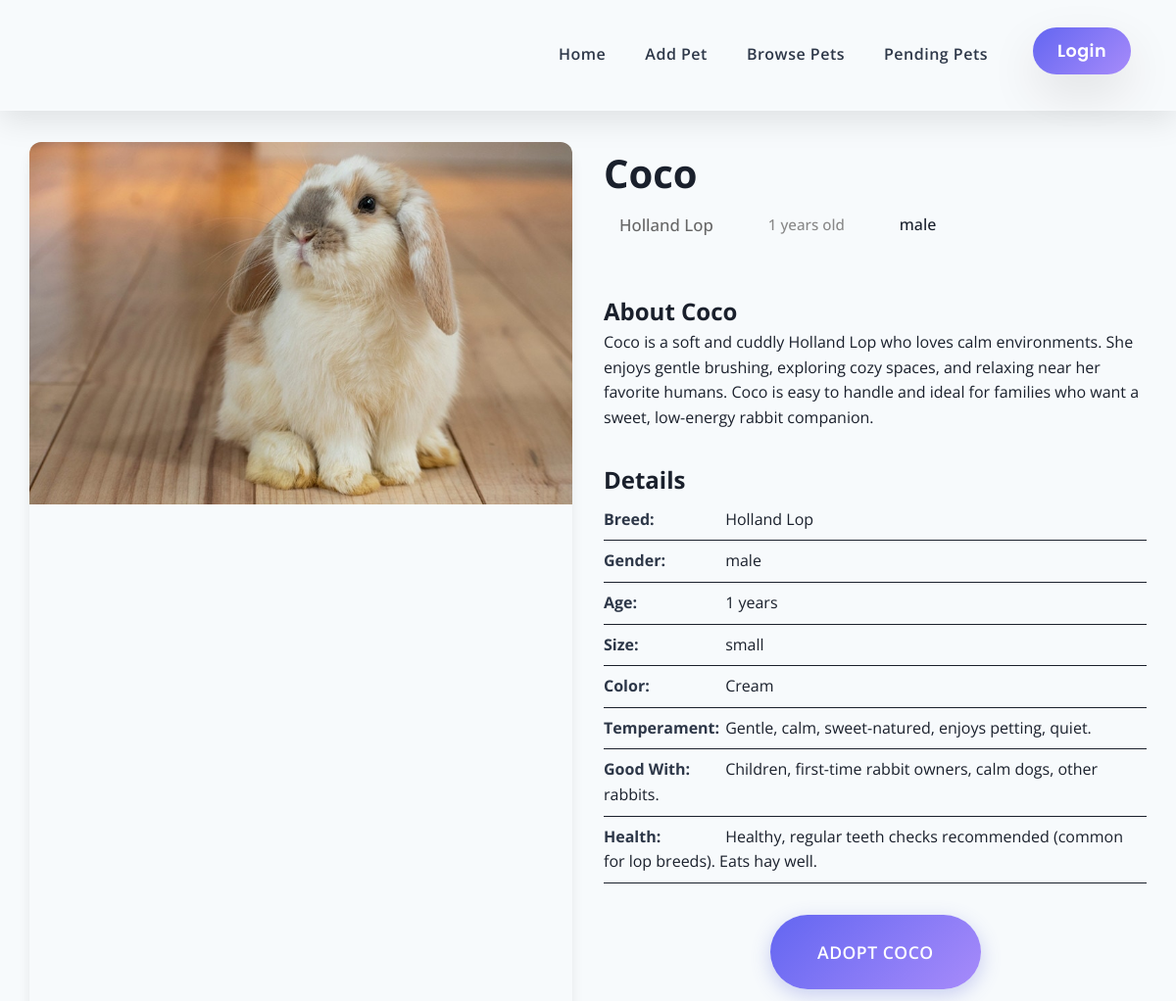
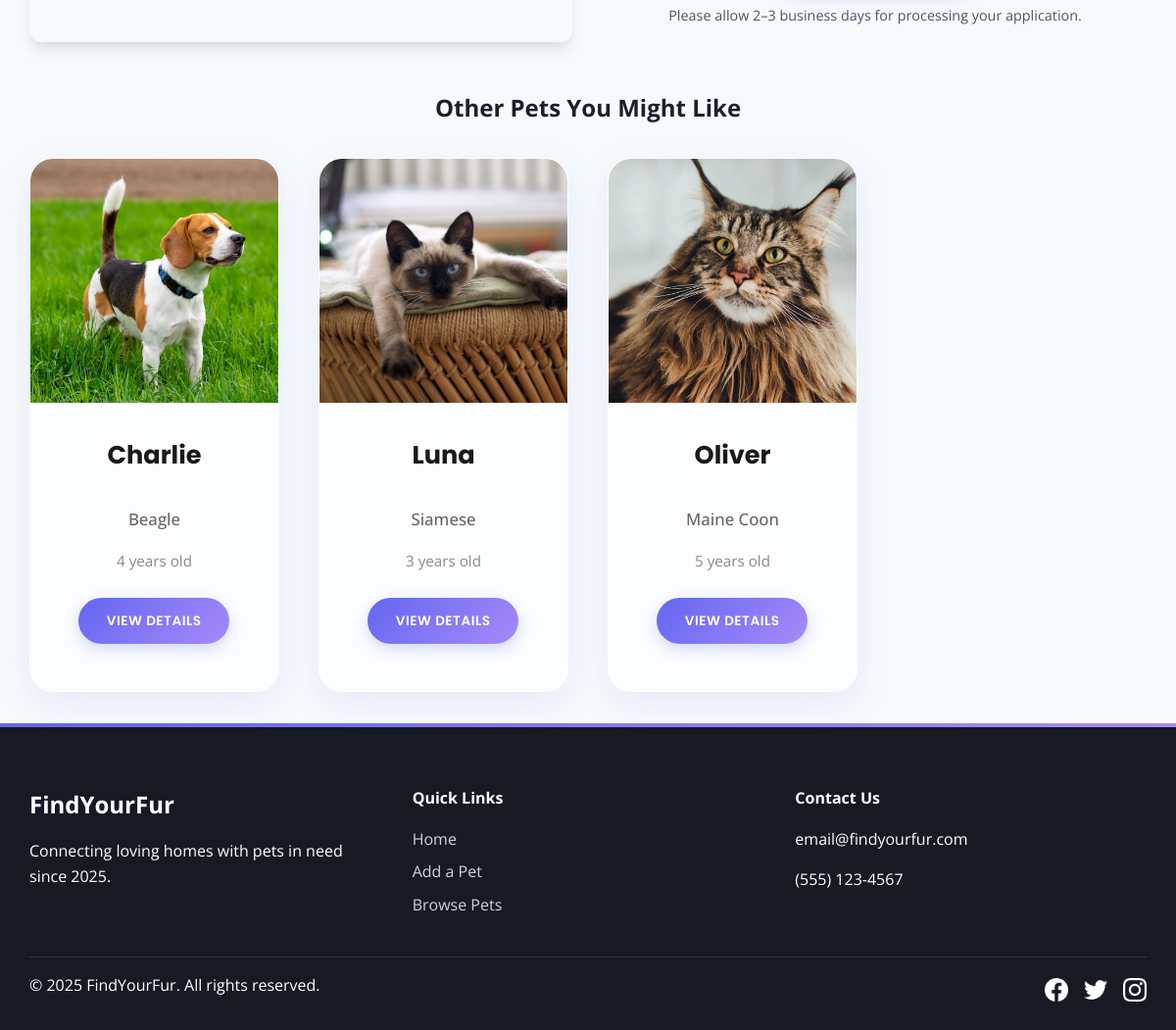
Screenshot of /pet-details.php?id=13 with the database file from the repository (2 pictures, top to bottom).
### tables this page shows
CREATE TABLE `pets` (
  `petID` int(11) NOT NULL,
  `UserID` int(11) UNSIGNED NOT NULL,
  `petName` varchar(100) NOT NULL,
  `animalType` varchar(50) NOT NULL,
  `petBreed` varchar(100) NOT NULL,
  `gender` varchar(10) NOT NULL,
  `age` int(11) NOT NULL,
  `birthday` date NOT NULL,
  `size` varchar(10) NOT NULL,
  `weight` int(11) NOT NULL,
  `color` varchar(50) NOT NULL,
  `temperament` varchar(200) NOT NULL,
  `goodwith` varchar(200) NOT NULL,
  `health` varchar(200) NOT NULL,
  `description` text NOT NULL,
  `status` varchar(50) NOT NULL,
  `image` varchar(255) NOT NULL
);

### pet-details.php (the view, shortened to what this page needs)
<?php
require "config.php";
$petID = intval($_GET['id']);
$stmt = $conn->prepare("SELECT * FROM pets WHERE petID = ?");
$stmt->bind_param("i", $petID);
$stmt->execute();
$result = $stmt->get_result();
$pet = $result->fetch_assoc();
$relatedPets = [];
if (count($relatedPets) < 3) {
    $needed = 3 - count($relatedPets);
    $excludeIDs = [$pet['petID']];
    $excludeList = implode(",", $excludeIDs);
    $fillQuery = "
        SELECT * FROM pets
        WHERE petID NOT IN ($excludeList)
        AND status = 'Available'
        ORDER BY RAND()
        LIMIT $needed
    ";
    $result2 = $conn->query($fillQuery);
    while ($row = $result2->fetch_assoc()) {
        $relatedPets[] = $row;
    }
}
?>
<!DOCTYPE html>
<html lang="en">
<head>
    <link rel="stylesheet" href="styles.css">
</head>
<body>
    <header class="header" data-animate>
        <div class="container">
            <nav class="navbar">
                <ul class="nav-links" id="navLinks">
                    <li><a href="index.php">Home</a></li>
                    <li><a href="add-pet.php">Add Pet</a></li>
                    <li><a href="pet-list.php">Browse Pets</a></li>
                    <li><a href="pending-pets.php">Pending Pets</a></li>
                    <?php if (isset($_SESSION["userID"])): ?>
                        <li><a href="profile.php" class="btn-outline loggedin">My Account</a></li>
                    <?php else: ?>
                        <li><a href="#" id="openLoginModal" class="btn-outline">Login</a></li>
                    <?php endif; ?>
                </ul>
            </nav>
        </div>
    </header>
    <main class="container">
        <section class="pet-details" data-animate>
            <div class="pet-details-content">
                <div class="pet-image-large" data-animate>
                    <img src="images/imageupload/<?= $pet['image']; ?>" alt="<?= $pet['petName']; ?>">
                </div>
                <div class="pet-info-details" data-animate>
                    <h2><?= $pet['petName']; ?></h2>
                    <div class="pet-meta" data-animate>
                        <span class="pet-breed"><?= $pet['petBreed']; ?></span>
                        <span class="pet-age"><?= $pet['age']; ?> years old</span>
                        <span class="pet-gender"><?= $pet['gender']; ?></span>
                    </div>
                    <div class="pet-description" data-animate>
                        <h3>About <?= $pet['petName']; ?></h3>
                        <p><?= nl2br($pet['description']); ?></p>
                    </div>
                    <div class="pet-details-list" data-animate>
                        <h3>Details</h3>
                        <ul>
                            <li><strong>Breed:</strong> <?= $pet['petBreed']; ?></li>
                            <li><strong>Gender:</strong> <?= $pet['gender']; ?></li>
                            <li><strong>Age:</strong> <?= $pet['age']; ?> years</li>
                            <li><strong>Size:</strong> <?= $pet['size']; ?></li>
                            <li><strong>Color:</strong> <?= $pet['color']; ?></li>
                            <li><strong>Temperament:</strong> <?= $pet['temperament']; ?></li>
                            <li><strong>Good With:</strong> <?= $pet['goodwith']; ?></li>
                            <li><strong>Health:</strong> <?= $pet['health']; ?></li>
                        </ul>
                    </div>
                    <div class="adopt-button-container" data-animate>
                        <a href="#" class="btn btn-primary btn-large openAdoptModal"
                            data-petid="<?= $pet['petID']; ?>">
                            Adopt <?= $pet['petName']; ?>
                        </a>
                        <p class="adoption-note">Please allow 2–3 business days for processing your application.</p>
                    </div>
                </div>
            </div>
            <div class="related-pets" data-animate>
                <h3>Other Pets You Might Like</h3>
                <div class="pet-grid">
                    <?php foreach ($relatedPets as $r): ?>
                        <article class="pet-card" data-animate>
                            <div class="pet-image">
                                <img src="images/imageupload/<?= $r['image'] ?>"
                                    alt="<?= $r['petName'] ?>">
                            </div>
                            <div class="pet-info">
                                <h3><?= $r['petName'] ?></h3>
                                <p class="pet-breed"><?= $r['petBreed'] ?></p>
                                <p class="pet-age"><?= $r['age'] ?> years old</p>
                                <a href="pet-details.php?id=<?= $r['petID'] ?>"
                                class="btn btn-outline">
                                    View Details
                                </a>
                            </div>
                        </article>
                    <?php endforeach; ?>
                </div>
            </div>
        </section>
    </main>
    <footer class="footer" data-animate>
        <div class="container">
            <div class="footer-content">
                <div class="footer-section">
                    <h3>FindYourFur</h3>
                    <p>Connecting loving homes with pets in need since 2025.</p>
                </div>
                <div class="footer-section">
                    <h4>Quick Links</h4>
                    <ul>
                        <li><a href="index.php">Home</a></li>
                        <li><a href="add-pet.php">Add a Pet</a></li>
                        <li><a href="pet-list.php">Browse Pets</a></li>
                    </ul>
                </div>
                <div class="footer-section">
                    <h4>Contact Us</h4>
                    <p>email@findyourfur.com</p>
                    <p>(555) 123-4567</p>
                </div>
            </div>
            <div class="footer-bottom">
                <p>&copy; 2025 FindYourFur. All rights reserved.</p>
                <div class="social-icons">
                    <a href="#" aria-label="Facebook">
                        <img src="images/facebook.png" width="24" height="24">
                    </a>
                    <a href="#" aria-label="Twitter">
                        <img src="images/twitter.png" width="24" height="24">
                    </a>
                    <a href="#" aria-label="Instagram">
                        <img src="images/instagram.png" width="24" height="24">
                    </a>
                </div>
            </div>
        </div>
    </footer>
</body>
</html>

### rows the page displays
pets: image (picture), petName "Coco", petBreed "Holland Lop", age "1", gender "male", description "Coco is a soft and cuddly Holland Lop who loves calm environments. She enjoys gentle brushing, exploring cozy spaces, and relaxing near her favorite humans. Coco is easy to handle and ideal for families who want a sweet, low-energy rabbit companion.", size "small", color "Cream", temperament "Gentle, calm, sweet-natured, enjoys petting, quiet.", goodwith "Children, first-time rabbit owners, calm dogs, other rabbits.", health "Healthy, regular teeth checks recommended (common for lop breeds). Eats hay well.", petName "COCO"
pets: image (picture), petName "Charlie", petBreed "Beagle", age "4"
pets: image (picture), petName "Luna", petBreed "Siamese", age "3"
pets: image (picture), petName "Oliver", petBreed "Maine Coon", age "5"
